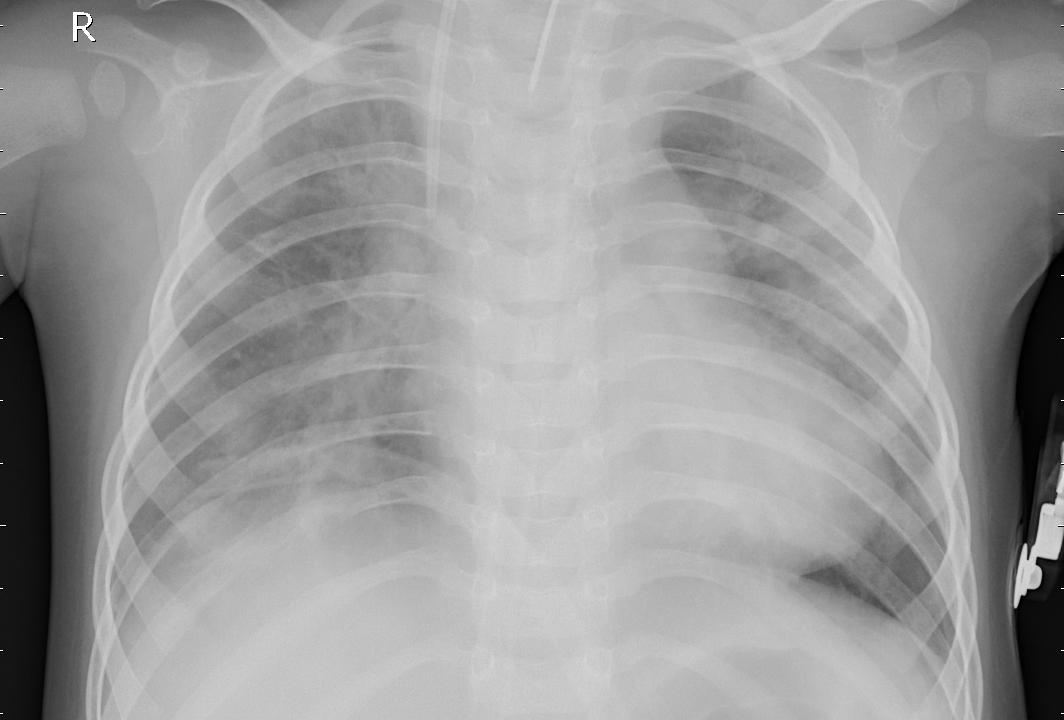
#> input picture frontend/test/PNEUMONIA/person101_bacteria_483.jpeg, 1064 x 720 px; its folder holds only this picture in this run
$ python grad_cam.py
#> lines starting #> are read from the running program, lines starting #| are printed output that depends on the picture
import numpy as np
import cv2
import os
import matplotlib.pyplot as plt

def get_img_array(img_path, size):
#> called with size = (224, 224)
    img = cv2.imread(img_path)
#> img is the input picture: shape (720, 1064, 3); min 0, max 255, mean 156.1
    img = cv2.resize(img, size)
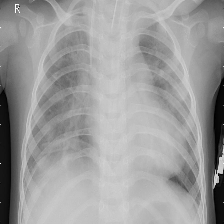
#> img: shape (224, 224, 3); min 0, max 255, mean 156
    return np.expand_dims(img, axis=0)

def make_random_heatmap(img_array):
    # Generate a random heatmap
    return np.random.rand(img_array.shape[1], img_array.shape[2])

def save_and_display_gradcam(img_path, heatmap, cam_path="cam.jpg", alpha=0.4):
    # Load the original image
    img = cv2.imread(img_path)

    # Resize heatmap to match the original image size
    heatmap = cv2.resize(heatmap, (img.shape[1], img.shape[0]))

    # Normalize the heatmap
    heatmap = np.uint8(255 * heatmap)

    # Apply a colormap to the heatmap
    heatmap = cv2.applyColorMap(heatmap, cv2.COLORMAP_JET)

    # Superimpose the heatmap on the original image
    superimposed_img = cv2.addWeighted(heatmap, alpha, img, 1 - alpha, 0)

    # Save the superimposed image
    cv2.imwrite(cam_path, superimposed_img)

# Image preprocessing
img_size = (224, 224)

# Path to the pneumonia images
image_dir = os.path.join(os.path.dirname(__file__), '..', 'frontend', 'test', 'PNEUMONIA')
output_dir = 'grad_cam_images'
os.makedirs(output_dir, exist_ok=True)

# Process each image
for img_name in os.listdir(image_dir):
    img_path = os.path.join(image_dir, img_name)
    if os.path.isfile(img_path) and img_name.lower().endswith(('.png', '.jpg', '.jpeg')):
        print(f"Processing {img_path}...")

        # Prepare image
        img_array = get_img_array(img_path, size=img_size)

        # Generate a random heatmap
        heatmap = make_random_heatmap(img_array)
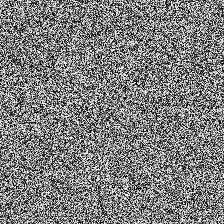
#> heatmap: shape (224, 224) float64; min 7.24e-05, max 1, mean 0.498

        # Save the superimposed image
        cam_path = os.path.join(output_dir, f"gradcam_{img_name}")
        save_and_display_gradcam(img_path, heatmap, cam_path)
#> in save_and_display_gradcam, `heatmap = cv2.resize(heatmap, (img.shape[1], img.shape[0]))`:
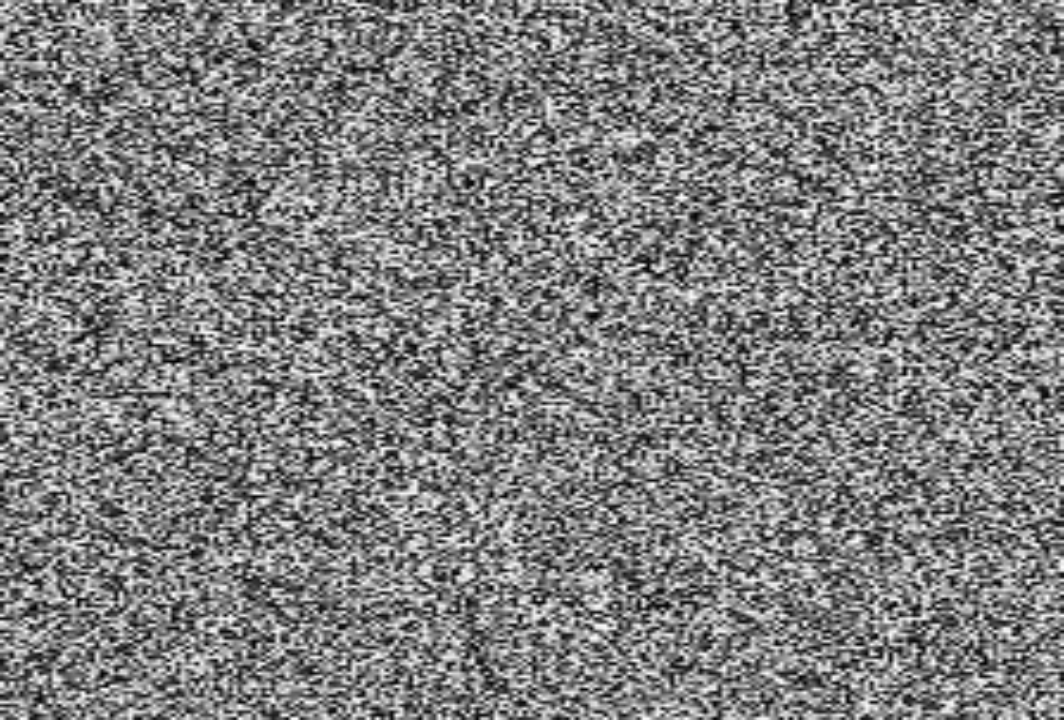
#> heatmap: shape (720, 1064) float64; min 0.00434, max 0.993, mean 0.498
#> in save_and_display_gradcam, `heatmap = cv2.applyColorMap(heatmap, cv2.COLORMAP_JET)`:
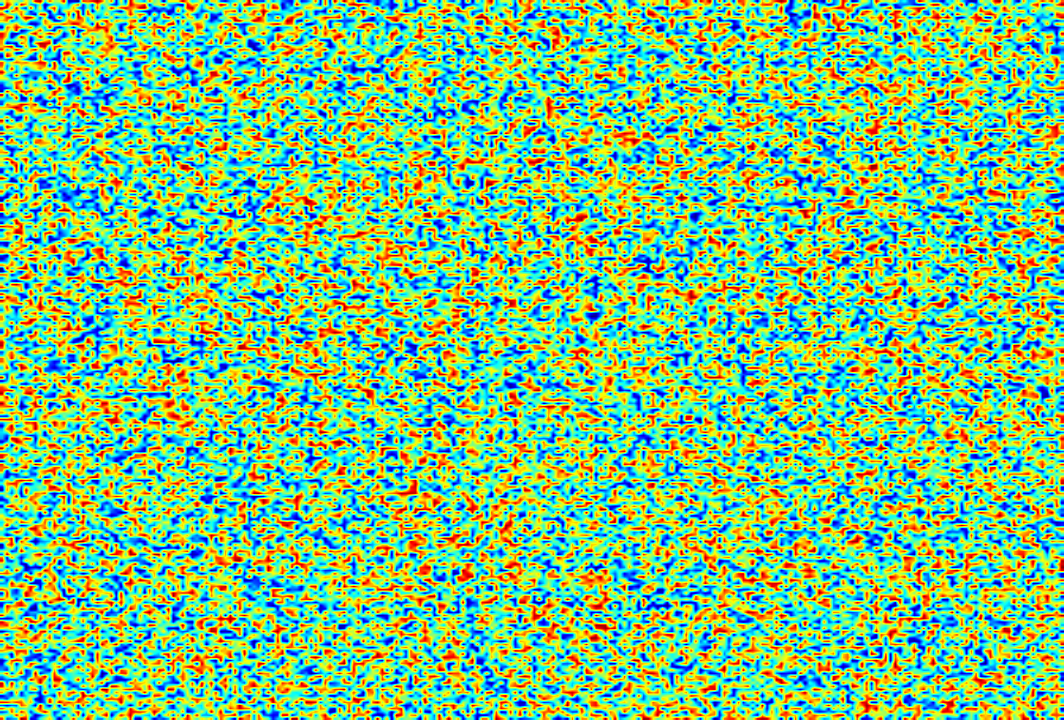
#> heatmap: shape (720, 1064, 3); mean B, G, R 128.7, 192.2, 125.4
#> in save_and_display_gradcam, `superimposed_img = cv2.addWeighted(heatmap, alpha, img, 1 - alpha, 0)`:
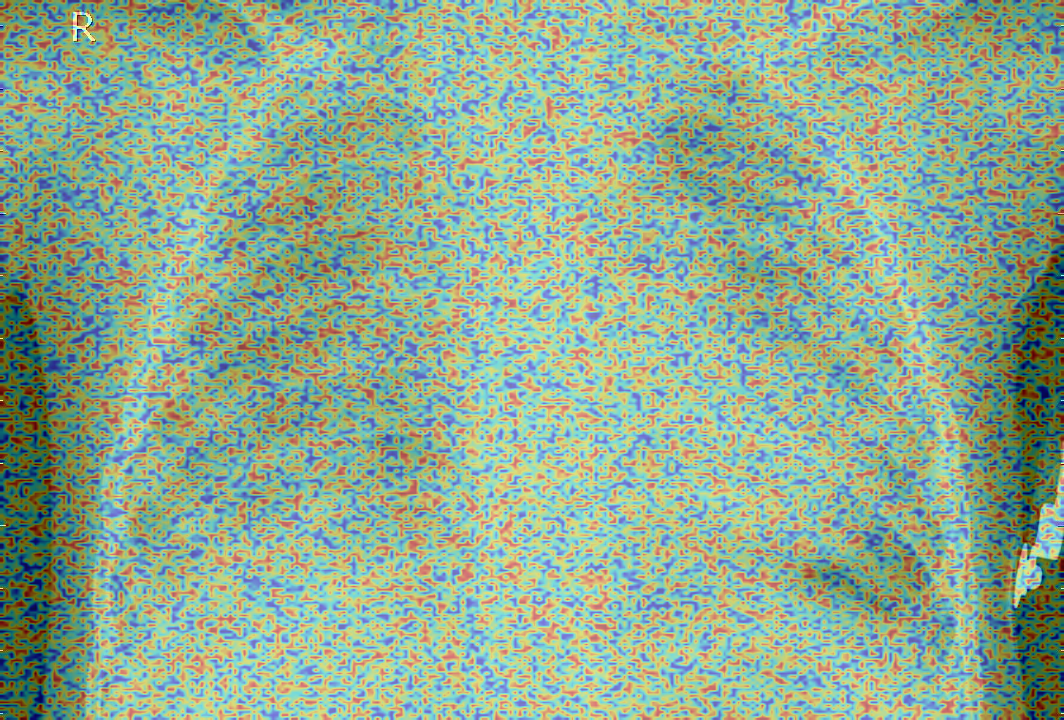
#> superimposed_img: shape (720, 1064, 3); mean B, G, R 145.1, 170.5, 143.8

print(f"Random Grad-CAM images saved in {output_dir}")

$ run again, on frontend/test/PNEUMONIA/person109_bacteria_523.jpeg
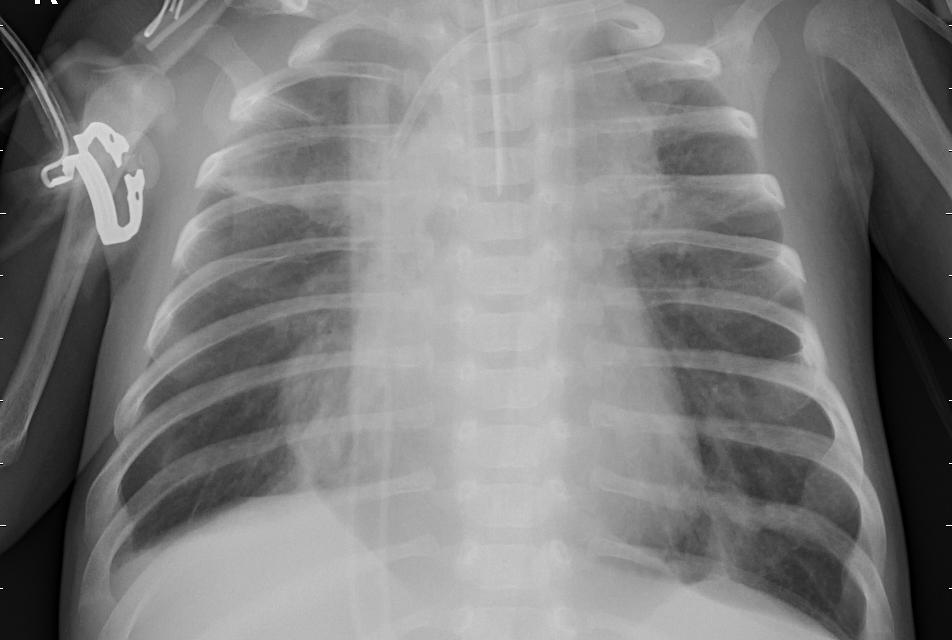
#> input picture frontend/test/PNEUMONIA/person109_bacteria_523.jpeg, 952 x 640 px
#> in get_img_array, img is the input picture: shape (640, 952, 3); min 0, max 255, mean 125.5
#> img: shape (224, 224, 3)
#> in save_and_display_gradcam, `heatmap = cv2.applyColorMap(heatmap, cv2.COLORMAP_JET)`:
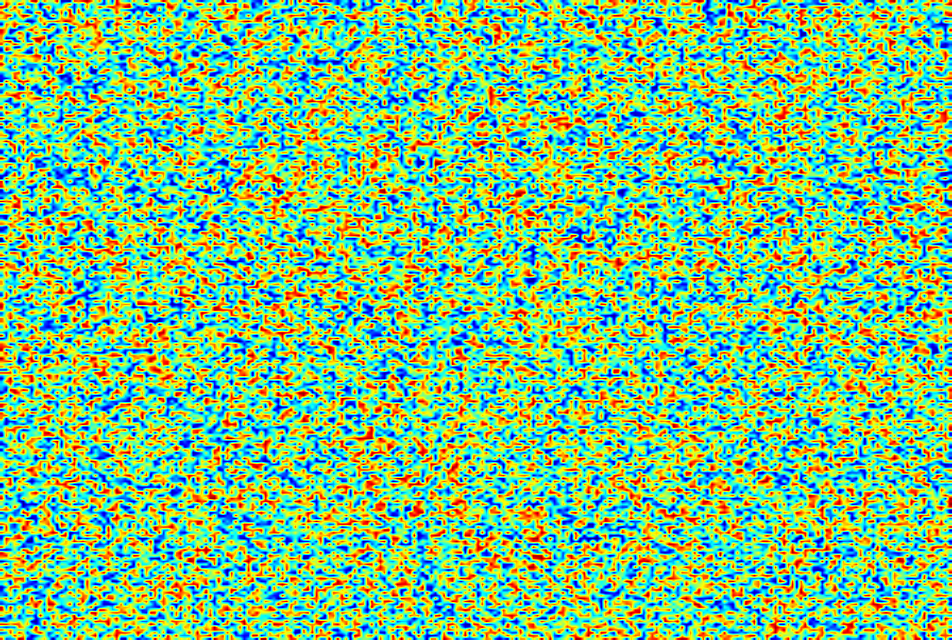
#> heatmap: shape (640, 952, 3); mean B, G, R 128.7, 192.2, 125.4
#> in save_and_display_gradcam, `superimposed_img = cv2.addWeighted(heatmap, alpha, img, 1 - alpha, 0)`:
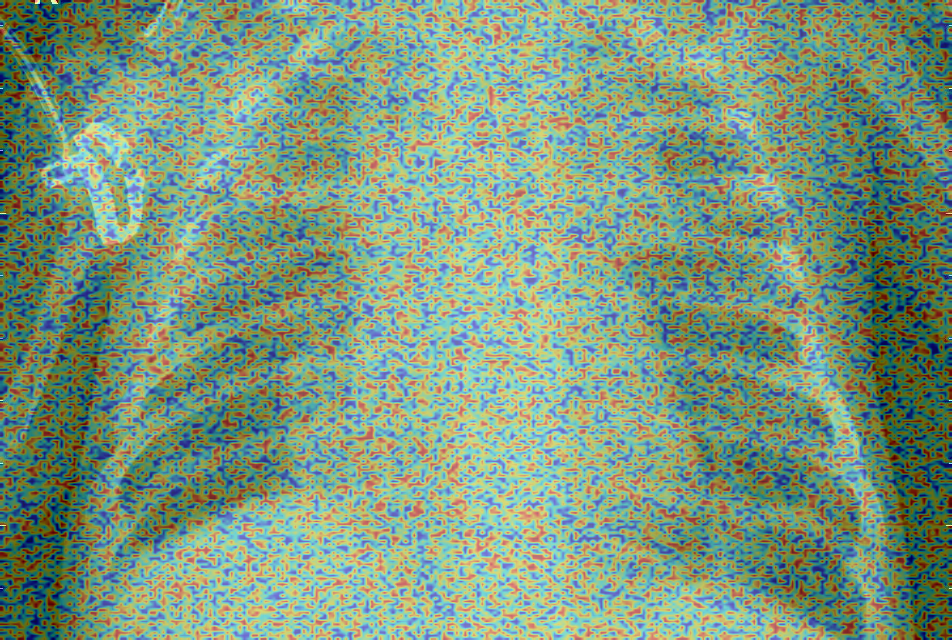
#> superimposed_img: shape (640, 952, 3); mean B, G, R 126.8, 152.2, 125.5

$ run again, on frontend/test/PNEUMONIA/person113_bacteria_541.jpeg
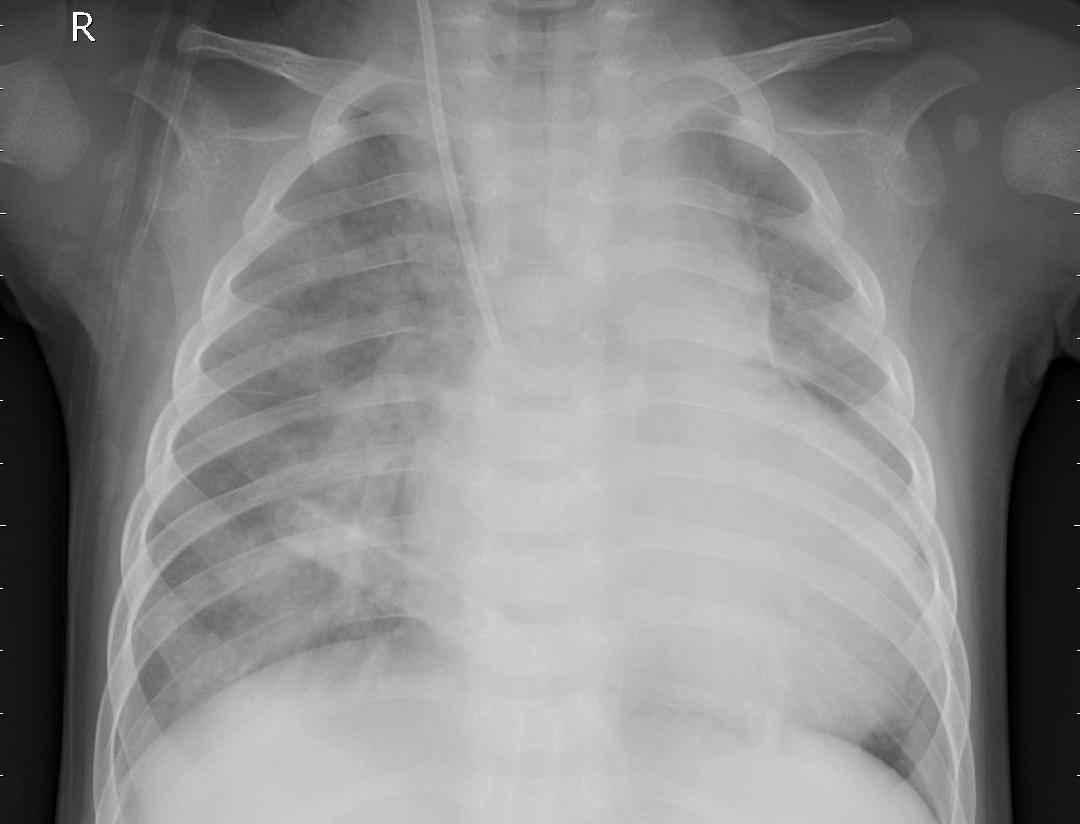
#> input picture frontend/test/PNEUMONIA/person113_bacteria_541.jpeg, 1080 x 824 px
#> in get_img_array, img is the input picture: shape (824, 1080, 3); min 0, max 255, mean 136.2
#> img: shape (224, 224, 3)
#> in save_and_display_gradcam, `heatmap = cv2.applyColorMap(heatmap, cv2.COLORMAP_JET)`:
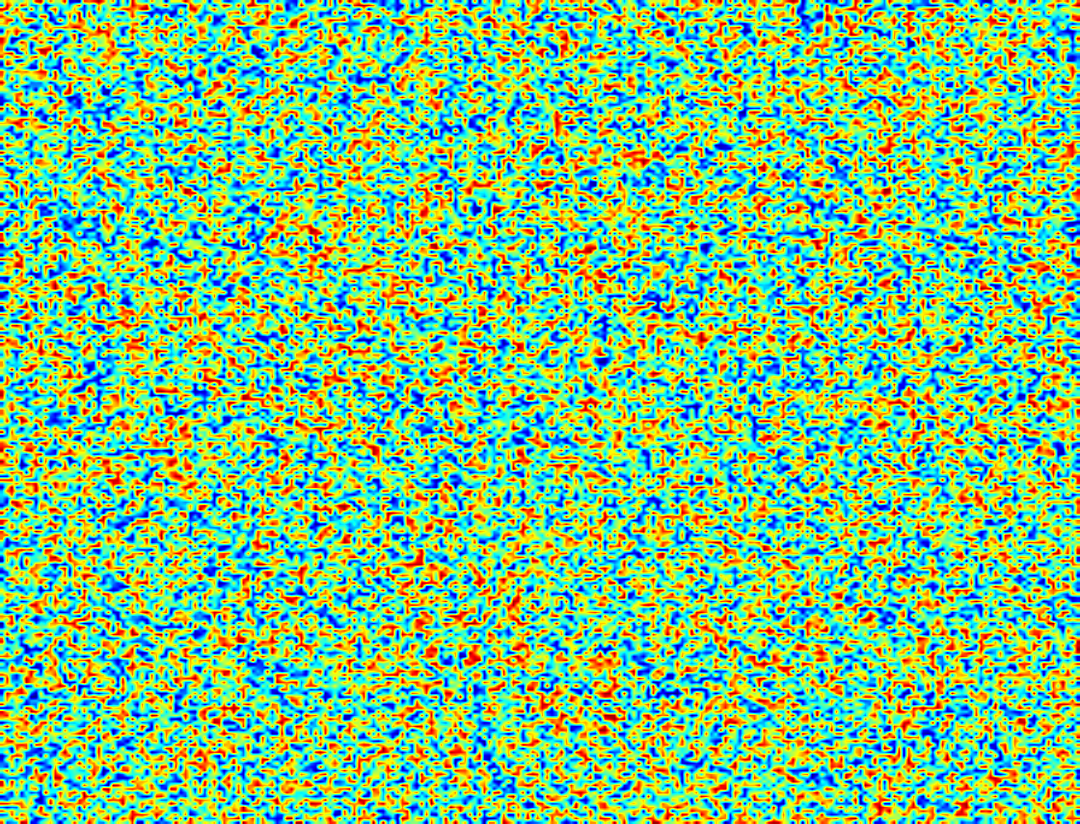
#> heatmap: shape (824, 1080, 3); mean B, G, R 128.7, 192.1, 125.4
#> in save_and_display_gradcam, `superimposed_img = cv2.addWeighted(heatmap, alpha, img, 1 - alpha, 0)`:
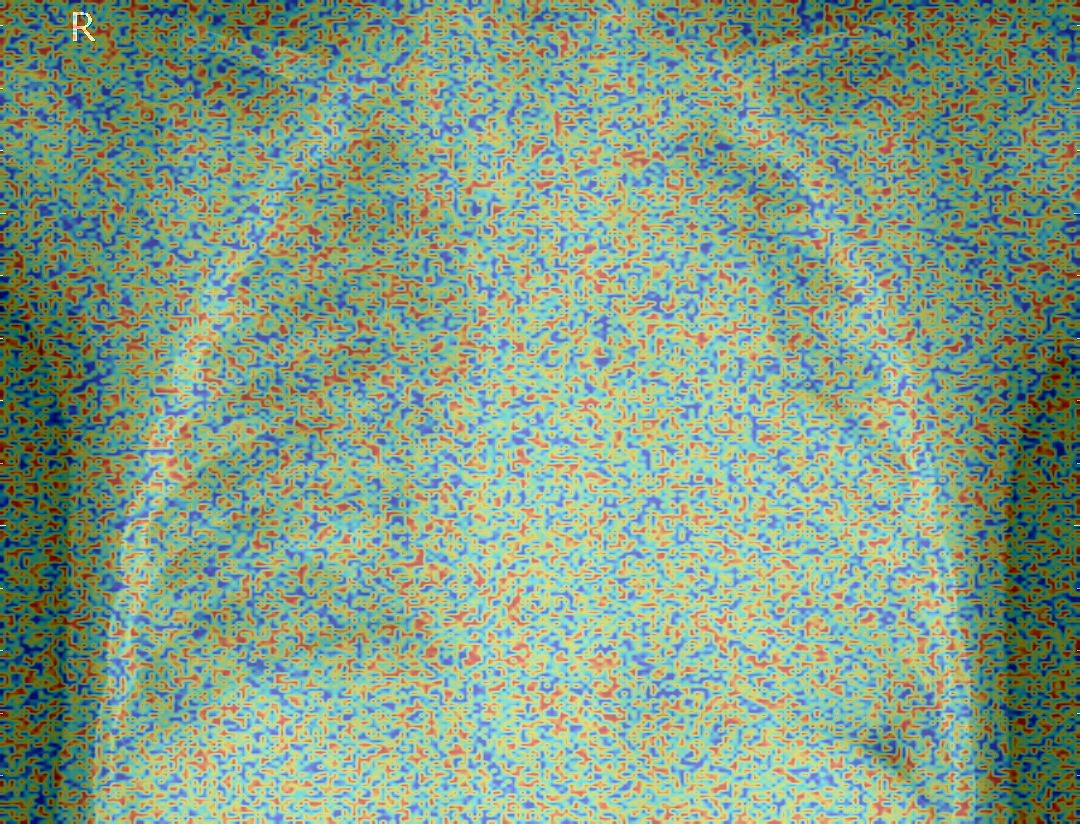
#> superimposed_img: shape (824, 1080, 3); mean B, G, R 133.2, 158.6, 131.9
